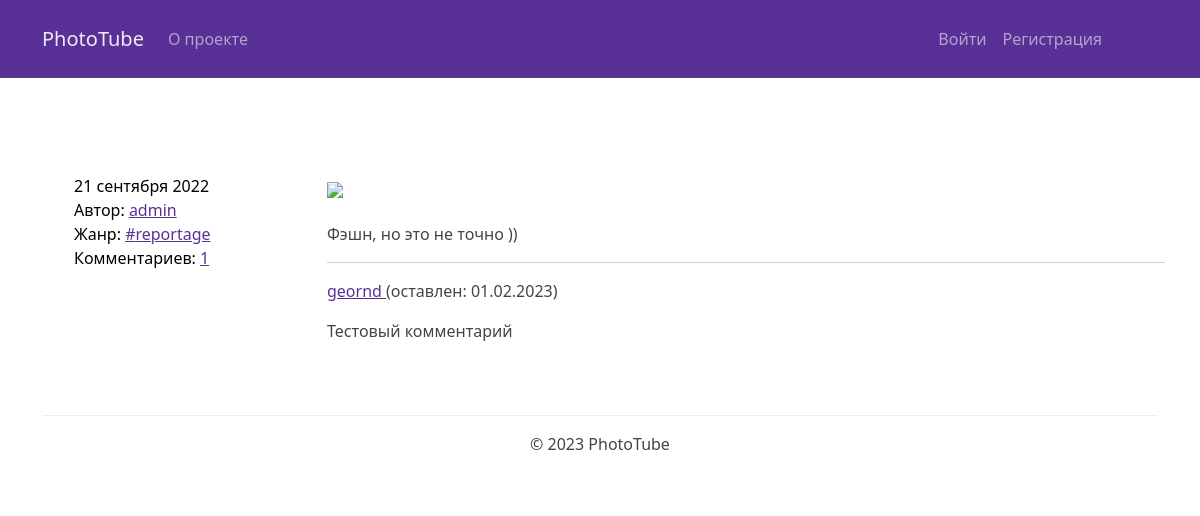
Screenshot of /posts/122/ with the database file from the repository.
### posts/models.py (models this page shows, shortened)
class Post(CreatedModel):
    author = models.ForeignKey(
        User,
        on_delete=models.CASCADE,
        related_name="posts",
        verbose_name="Автор",
        help_text="Автор поста",
    )
    group = models.ForeignKey(
        Group,
        blank=True,
        null=True,
        on_delete=models.SET_NULL,
        related_name="posts",
        verbose_name="Жанр",
        help_text="Выберите жанр фотографии",
    )
    image = models.ImageField("Фото", upload_to="posts/", blank=True)
    STR_POST_LENGTH = 10
    class Meta(CreatedModel.Meta):
        verbose_name = "Пост"
        verbose_name_plural = "Посты"

class Group(models.Model):
    title = models.CharField(max_length=200, verbose_name="Название")
    slug = models.SlugField(
        unique=True, verbose_name="slug"
    )
    description = models.TextField(verbose_name="Описание")
    class Meta:
        verbose_name = "Жанр"
        verbose_name_plural = "Жанры"

class Comment(CreatedModel):
    post = models.ForeignKey(
        Post,
        on_delete=models.CASCADE,
        related_name="comments",
        verbose_name="Комментарий",
        help_text="Оставьте комментарий к фотографии",
    )
    author = models.ForeignKey(
        User,
        on_delete=models.CASCADE,
        related_name="comments",
        verbose_name="Автор",
        help_text="Автор комментария",
    )
    STR_COMMENT_LENGTH = 10
    class Meta(CreatedModel.Meta):
        verbose_name = "Комментарий"
        verbose_name_plural = "Комментарии"

### posts/views.py (the view)
def post_detail(request, post_id):
    return render(
        request,
        "posts/post_detail.html",
        {"post": get_object_or_404(Post, id=post_id), "form": CommentForm()},
    )

### core/context_processors/year.py (called while the page is built)
def year(request):
    return {"year": datetime.datetime.today().year}

### templates/posts/post_detail.html (shortened to what this page needs)
{% extends "base.html" %}
{% load user_filters %}
{% block content %}
  <div class="row py-5">
    <aside class="col-12 col-md-3">
      <ul class="list-group-flush bord">
        <li class="d-flex justify-content-between align-items-center">
          {{ post.pub_date|date:"d E Y" }}
        </li>
        <li class="d-flex align-items-center">
          <span>Автор: <a href="{% url 'posts:profile' post.author.username %}">{{ post.author.username }}</a></span>
        </li>
        {% if post.group %}
          <li class="d-flex align-items-center">
            <span>Жанр: <a href="{% url 'posts:group_list' post.group.slug %}">#{{ post.group.slug }}</a></span>
          </li>
        {% endif %}
        <li class="d-flex align-items-center">
          <span>Комментариев: <a href="{% url 'posts:profile' post.author.username %}">{{ post.comments.count }}</a></span>
        </li>
      </ul>
    </aside>
    <article class="col-12 col-md-9">
      {% load thumbnail %}
      {% thumbnail post.image "960x648" crop="center" upscale=True as im %}
        <img class="card-img my-2" src="{{ im.url }}">
      {% endthumbnail %}
      <p>{{ post.text|linebreaks }}</p>
      {% include "posts/includes/comments.html" %}
    </article>
  </div>
{% endblock %}

### templates/posts/includes/comments.html (shortened to what this page needs)
{% for comment in post.comments.all %}
<hr>
  <div class="media mb-4">
    <div class="media-body">
      <p class="mt-0">
        <a href="{% url 'posts:profile' comment.author.username %}">
          {{ comment.author.username }}
        </a>
        (оставлен: {{ comment.pub_date|date:"d.m.Y" }})
      </p>
      <p>{{ comment.text|linebreaks }}</p>
    </div>
  </div>
{% endfor %}

### static/css/style.css (style rules this page uses)
.bord { color: black; border-right: 1px; }

### rows the page displays
Post: pub_date "21 сентября 2022", author.username "admin", group.slug "reportage", comments.count "1", text "Фэшн, но это не точно ))"
Comment: author.username "geornd", pub_date "01.02.2023", text "Тестовый комментарий"
